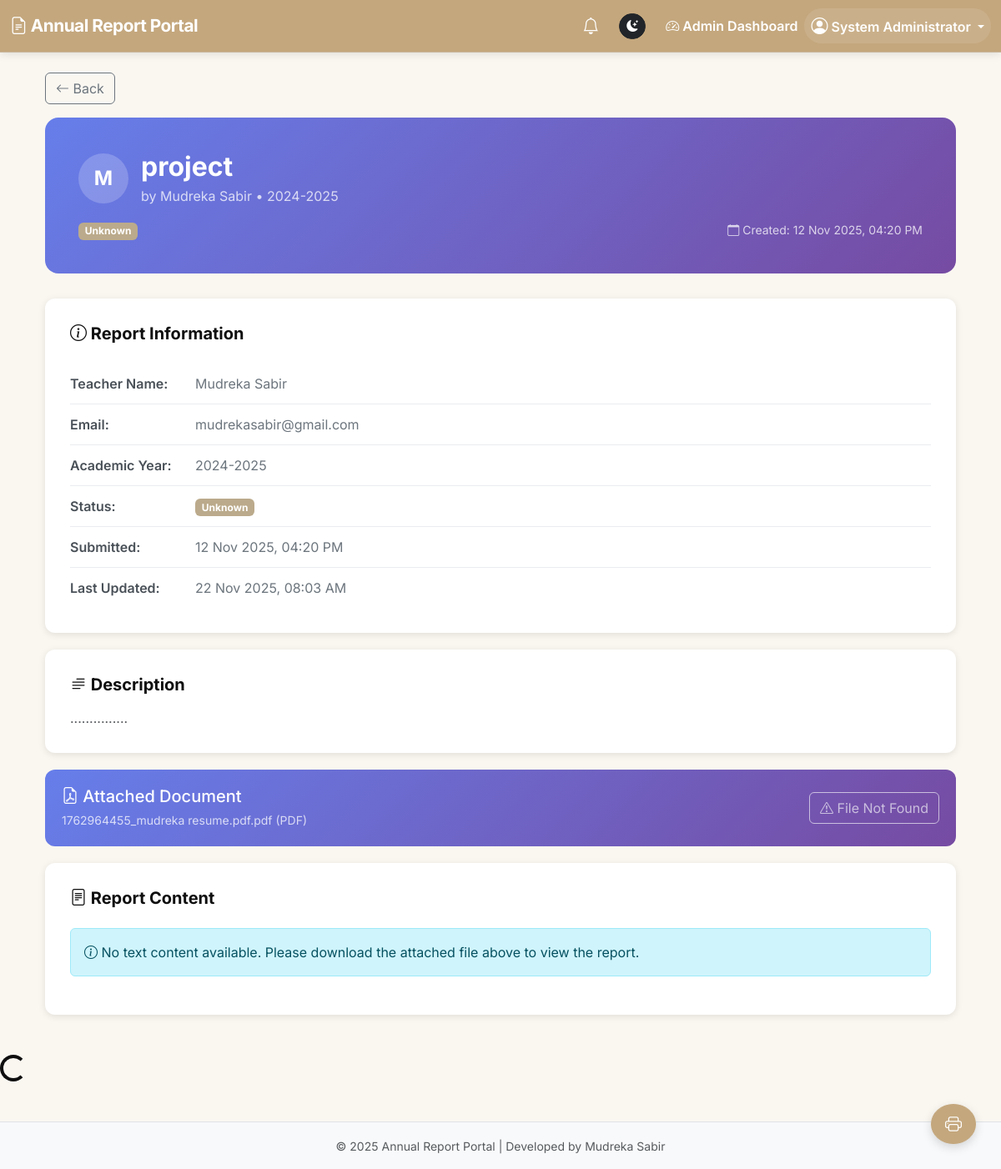
Page /teacher/view_report.php?id=1 (signed in) on the committed database.
### tables this page shows
CREATE TABLE `annual_reports` (
  `id` int(11) NOT NULL,
  `title` varchar(255) NOT NULL,
  `academic_year` varchar(20) NOT NULL,
  `description` longtext DEFAULT NULL,
  `file_path` varchar(255) DEFAULT NULL,
  `uploaded_by` int(11) NOT NULL,
  `status` enum('draft','pending','approved','rejected') DEFAULT 'draft',
  `reviewed_by` int(11) DEFAULT NULL,
  `reviewed_at` datetime DEFAULT NULL,
  `remarks` text DEFAULT NULL,
  `uploaded_at` datetime DEFAULT current_timestamp(),
  `created_at` timestamp NOT NULL DEFAULT current_timestamp(),
  `content` longtext DEFAULT NULL,
  `updated_at` timestamp NOT NULL DEFAULT current_timestamp() ON UPDATE current_timestamp(),
  `submitted_at` datetime DEFAULT NULL
);

CREATE TABLE `users` (
  `id` int(11) NOT NULL,
  `name` varchar(100) NOT NULL,
  `email` varchar(100) NOT NULL,
  `password` varchar(255) DEFAULT NULL,
  `role` enum('admin','teacher','student','coordinator') NOT NULL DEFAULT 'student',
  `approval_status` enum('pending','approved','rejected') DEFAULT 'approved',
  `created_at` datetime DEFAULT current_timestamp(),
  `account_status` enum('active','disabled') DEFAULT 'active',
  `last_login` datetime DEFAULT NULL,
  `updated_at` timestamp NOT NULL DEFAULT current_timestamp() ON UPDATE current_timestamp()
);

### teacher/view_report.php (the view, shortened to what this page needs)
<?php
include('../includes/header.php');
$report_id = intval($_GET['id'] ?? 0);
$stmt = $conn->prepare("
    SELECT a.*, u.name AS teacher_name, u.email AS teacher_email
    FROM annual_reports a
    JOIN users u ON a.uploaded_by = u.id
    WHERE a.id = ?
");
$stmt->bind_param("i", $report_id);
$stmt->execute();
$result = $stmt->get_result();
$report = $result->fetch_assoc();
$status_badges = [
    'draft' => '<span class="badge bg-secondary">Draft</span>',
    'pending' => '<span class="badge bg-warning text-dark">Pending Review</span>',
    'approved' => '<span class="badge bg-success">Approved</span>',
    'rejected' => '<span class="badge bg-danger">Rejected</span>'
];
$status_badge = $status_badges[$report['status']] ?? '<span class="badge bg-secondary">Unknown</span>';
?>
<link href="https://cdn.jsdelivr.net/npm/bootstrap-icons@1.10.0/font/bootstrap-icons.css" rel="stylesheet">
<div class="container mt-4 mb-5">
    <div class="mb-3 no-print">
        <a href="javascript:history.back()" class="btn btn-outline-secondary">
            <i class="bi bi-arrow-left"></i> Back
        </a>
    </div>
    <div class="report-header">
        <div class="d-flex align-items-center mb-3">
            <div class="teacher-avatar">
                <?= strtoupper(substr($report['teacher_name'], 0, 1)) ?>
            </div>
            <div>
                <h2 class="mb-1 fw-bold"><?= htmlspecialchars($report['title']) ?></h2>
                <p class="mb-0 opacity-75">
                    by <?= htmlspecialchars($report['teacher_name']) ?> •
                    <?= htmlspecialchars($report['academic_year']) ?>
                </p>
            </div>
        </div>
        <div class="d-flex justify-content-between align-items-center">
            <div>
                <?= $status_badge ?>
            </div>
            <small class="opacity-75">
                <i class="bi bi-calendar"></i>
                Created: <?= date('d M Y, h:i A', strtotime($report['created_at'])) ?>
            </small>
        </div>
    </div>
    <div class="content-card">
        <h5 class="fw-bold mb-4"><i class="bi bi-info-circle"></i> Report Information</h5>
        <div class="info-row">
            <div class="info-label">Teacher Name:</div>
            <div class="info-value"><?= htmlspecialchars($report['teacher_name']) ?></div>
        </div>
        <div class="info-row">
            <div class="info-label">Email:</div>
            <div class="info-value"><?= htmlspecialchars($report['teacher_email']) ?></div>
        </div>
        <div class="info-row">
            <div class="info-label">Academic Year:</div>
            <div class="info-value"><?= htmlspecialchars($report['academic_year']) ?></div>
        </div>
        <div class="info-row">
            <div class="info-label">Status:</div>
            <div class="info-value"><?= $status_badge ?></div>
        </div>
        <div class="info-row">
            <div class="info-label">Submitted:</div>
            <div class="info-value"><?= date('d M Y, h:i A', strtotime($report['created_at'])) ?></div>
        </div>
        <?php if ($report['updated_at'] && $report['updated_at'] !== $report['created_at']): ?>
        <div class="info-row">
            <div class="info-label">Last Updated:</div>
            <div class="info-value"><?= date('d M Y, h:i A', strtotime($report['updated_at'])) ?></div>
        </div>
        <?php endif; ?>
    </div>
    <?php if (!empty($report['description'])): ?>
    <div class="content-card">
        <h5 class="fw-bold mb-3"><i class="bi bi-text-paragraph"></i> Description</h5>
        <p class="text-muted mb-0"><?= nl2br(htmlspecialchars($report['description'])) ?></p>
    </div>
    <?php endif; ?>
    <?php if (!empty($report['file_path'])):
        $file_path = $report['file_path'];
        if (strpos($file_path, 'uploads/') === 0) {
            $view_path = '../' . $file_path;
        } else {
            $view_path = '../uploads/reports/' . basename($file_path);
        }
        $file_exists = file_exists($view_path);
        $file_extension = strtolower(pathinfo($file_path, PATHINFO_EXTENSION));
        $icon_class = 'bi-file-earmark';
        if ($file_extension === 'pdf') {
            $icon_class = 'bi-file-earmark-pdf';
        } elseif (in_array($file_extension, ['doc', 'docx'])) {
            $icon_class = 'bi-file-earmark-word';
        }
    ?>
    <div class="file-download-card no-print">
        <div class="d-flex justify-content-between align-items-center">
            <div>
                <h5 class="mb-1">
                    <i class="bi <?= $icon_class ?>"></i>
                    Attached Document
                </h5>
                <small class="opacity-75">
                    <?= htmlspecialchars(basename($file_path)) ?>
                    (<?= strtoupper($file_extension) ?>)
                </small>
            </div>
            <div>
                <?php if ($file_exists): ?>
                    <a href="<?= htmlspecialchars($view_path) ?>"
                       target="_blank"
                       class="btn btn-light btn-lg">
                        <i class="bi bi-download"></i> Download File
                    </a>
                <?php else: ?>
                    <button class="btn btn-outline-light" disabled>
                        <i class="bi bi-exclamation-triangle"></i> File Not Found
                    </button>
                <?php endif; ?>
            </div>
        </div>
    </div>
    <?php endif; ?>
    <div class="content-card">
        <h5 class="fw-bold mb-4"><i class="bi bi-file-text"></i> Report Content</h5>
        <?php if (!empty($report['content'])): ?>
            <div class="report-content">
                <?= $report['content'] ?>
            </div>
        <?php else: ?>
            <div class="alert alert-info">
                <i class="bi bi-info-circle"></i> No text content available.
                <?php if (!empty($report['file_path'])): ?>
                    Please download the attached file above to view the report.
                <?php else: ?>
                    This report appears to be empty.
                <?php endif; ?>
            </div>
        <?php endif; ?>
    </div>
</div>
<button onclick="window.print()" class="btn btn-primary btn-lg rounded-circle print-button no-print" title="Print Report">
    <i class="bi bi-printer"></i>
</button>
<?php include('../includes/footer.php'); ?>

### styles/style.css (style rules this page uses)
:root { --bg-main: #FAF7F1; --bg-card: #FFFFFF; --bg-accent: #F0E7D9; --primary: #C4A77D; --primary-hover: #B19169; --text-main: #0F0F0F; --text-light: #4B463F; --border-light: #DCD1C1; --border-dark: #C8B79F; --success: #6CAA6C; --warning: #D8B178; --danger: #CE6969; --secondary: #BBAA8B; }
body { background: var(--bg-main) !important; color: var(--text-main) !important; font-family: "Inter", sans-serif; }
.btn-primary { background: var(--primary) !important; border-color: var(--primary) !important; color: #fff !important; }
.badge.bg-secondary { background: var(--secondary) !important; }

### includes/header.php (style rules this page uses)
body { font-family: 'Inter', sans-serif; }

### teacher/view_report.php (style rules this page uses)
body { font-family: 'Inter', sans-serif; background: #f4f6f9; }
.report-header { background: linear-gradient(135deg, #667eea, #764ba2); color: white; padding: 40px; border-radius: 16px; margin-bottom: 30px; }
.content-card { background: white; border-radius: 12px; padding: 30px; box-shadow: 0 2px 8px rgba(0,0,0,0.1); margin-bottom: 20px; }
.info-row { display: flex; padding: 12px 0; border-bottom: 1px solid #e9ecef; }
.info-row:last-child { border-bottom: none; }
.info-label { font-weight: 600; color: #495057; min-width: 150px; }
.info-value { color: #6c757d; flex: 1; }
.file-download-card { background: linear-gradient(135deg, #667eea 0%, #764ba2 100%); border-radius: 12px; padding: 20px; color: white; margin-bottom: 20px; }
.teacher-avatar { width: 60px; height: 60px; border-radius: 50%; background: rgba(255,255,255,0.2); display: flex; align-items: center; justify-content: center; font-size: 24px; font-weight: 700; margin-right: 15px; }
.print-button { position: fixed; bottom: 30px; right: 30px; z-index: 1000; box-shadow: 0 4px 12px rgba(0,0,0,0.15); }

### rows in the picture
annual_reports: uploaded_by.name "M", title "project", uploaded_by.name "Mudreka Sabir", academic_year "2024-2025", status "Unknown Unknown", created_at "12 Nov 2025, 04:20 PM", uploaded_by.email "mudrekasabir@gmail.com", updated_at "22 Nov 2025, 08:03 AM", description "...............", file_path "1762964455_mudreka resume.pdf.pdf", file_path "PDF"

### other values in the picture
$_SESSION['name'] "System Administrator"
